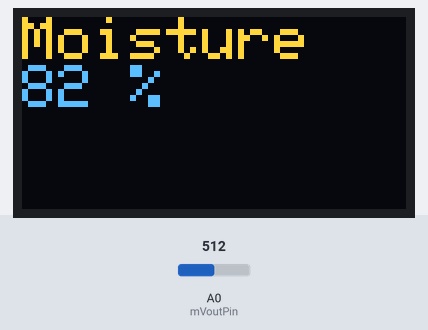
Bench run of a sketch on a simulated Arduino Uno, built with avr-gcc and run on an emulated ATmega328P. Shown: 128×64 one-colour display. The test bench sets the inputs (shaded band); at power-on: A0 (mVoutPin) = 512. The OLED is the two-colour kind (top 16 rows yellow); the display library's start-up logo is not drawn; what the sketch prints to the serial monitor is not drawn.

Above: at 3.7 s.
3.8 s: A0 (mVoutPin) set to 516
At 6.7 s:
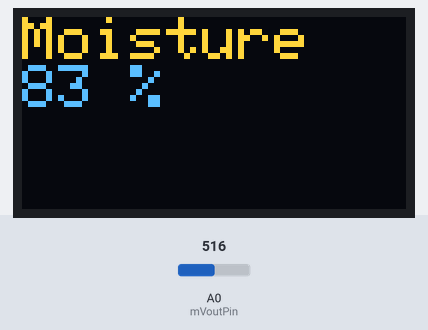
6.8 s: A0 (mVoutPin) set to 716
At 9.2 s:
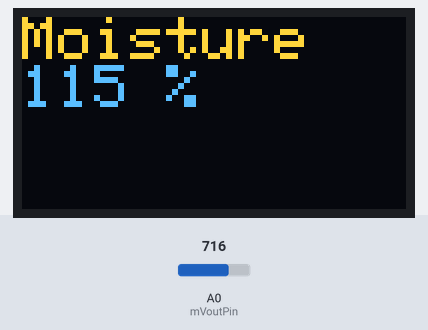
9.6 s: A0 (mVoutPin) set to 900
At 10.7 s:
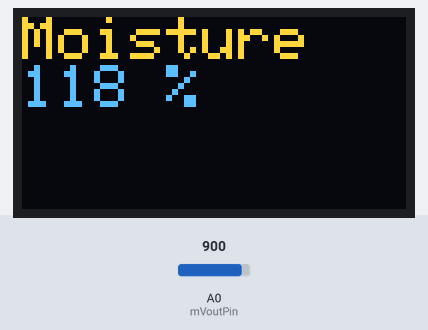
Timing chart, 0 to 12.6 s (numbered marks = the images above; inputs shaded):
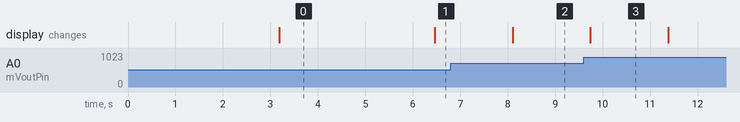

Measured:
- the behaviour switches between 515 and 516 on A0 (mVoutPin) (found by bisection; images 0 and 1)
- after the input at 3.8 s, the display: changes after 2.7 s (image 1)
- after the input at 6.8 s, the display: changes after 1.3 s (image 2)
- after the input at 9.6 s, the display: changes after 0.14 s (image 3)
- what the display in image 3 shows lasts 1.7 s, from 9.7 s to 11.4 s

The sketch:

makeKuc-sSerial-at8.ino
```cpp
/*
 SoftwareSerial
 ATmega328: Moisture Sensor,
 OLED display Driver
*/
#include <SoftwareSerial.h>
#include <SPI.h>
#include <Wire.h>
#include <Adafruit_GFX.h>
#include <Adafruit_SSD1306.h>

SoftwareSerial mySerial(5, 6); /* RX:D5, TX:D6 */
//OLED
#define OLED_RESET 4
Adafruit_SSD1306 display(OLED_RESET);

#define NUMFLAKES 10
#define XPOS 0
#define YPOS 1
#define DELTAY 2

#define LOGO16_GLCD_HEIGHT 16
#define LOGO16_GLCD_WIDTH  16
static const unsigned char PROGMEM logo16_glcd_bmp[] =
{ B00000000, B11000000,
  B00000001, B11000000,
  B00000001, B11000000,
  B00000011, B11100000,
  B11110011, B11100000,
  B11111110, B11111000,
  B01111110, B11111111,
  B00110011, B10011111,
  B00011111, B11111100,
  B00001101, B01110000,
  B00011011, B10100000,
  B00111111, B11100000,
  B00111111, B11110000,
  B01111100, B11110000,
  B01110000, B01110000,
  B00000000, B00110000 };

//define
const int mVoutPin = 0;
uint32_t mTimerTmp;

//
long convert_Map(long x, long in_min, long in_max, long out_min, long out_max) {
  return (x - in_min) * (out_max - out_min) / (in_max - in_min) + out_min;
}
//
// reading Moisture
int getMoisture(){
  int iRet=0;
  float fSen  = 0;
  unsigned long reading  = 0;
  for (int i=0; i<10; i++) {
    int  iTmp = analogRead(mVoutPin);
//Serial.print("get.iTmp=");
//Serial.println(iTmp);
    reading  += iTmp;
    delay(100);
  }
  int SValue= reading / 10;
  int voltage=convert_Map(SValue, 0, 1000, 0,3300);  // V
Serial.print("SValue=");
Serial.print(SValue);
Serial.print(" , voltage=");
Serial.println(voltage);
  int iMaxVoltage= 2048;
  //float fMoi =(voltage * 100) / iMaxVoltage;
  float fMoi = (float)voltage / (float)iMaxVoltage;
Serial.print( "f.fMoi= " );
Serial.println( fMoi );
  fMoi= fMoi * 100 ;
  int iMoi= (int)fMoi;
Serial.print( "Moisture Value= " );
Serial.println( iMoi );
  iRet= iMoi;
  return iRet;
}
//
//void display_OLED(String sTmp, String sHum ){
void display_OLED(String sTmp ){
  //sTmp="Temp:"+ sTmp+ " %";
  sTmp=sTmp+ " %";

  display.setTextSize(2);
  display.setCursor(0,0);
  display.setTextColor(WHITE);
  display.println( "Moisture" );
  display.println( sTmp );
  display.display();
  //delay(2000);
  delay(500);
  display.clearDisplay();
}

//
void setup() {
  Serial.begin(9600);
  mySerial.begin( 9600 );
  Serial.println("# Start-setup");
    //Sensor
  pinMode(mVoutPin, INPUT);
  //
  display.begin(SSD1306_SWITCHCAPVCC, 0x3C);  // initialize with the I2C addr 0x3D (for the 128x64)
  display.display();
  delay(2000);
  display.clearDisplay();
}

//
void loop() {
  delay( 100 );
  int iNum=0;
  if (millis() > mTimerTmp) {
      mTimerTmp = millis()+ 500;
      int itemp= getMoisture();
      //OLED
      String sTemp=String(itemp);
      display_OLED(sTemp );
      //sSerial
     int iD1=int(itemp );
     char cD1[8+1];
     sprintf(cD1 , "d1%06d", iD1);
     mySerial.print( cD1 );
Serial.print("cD1=");
Serial.println(cD1  );
  }

}
```
